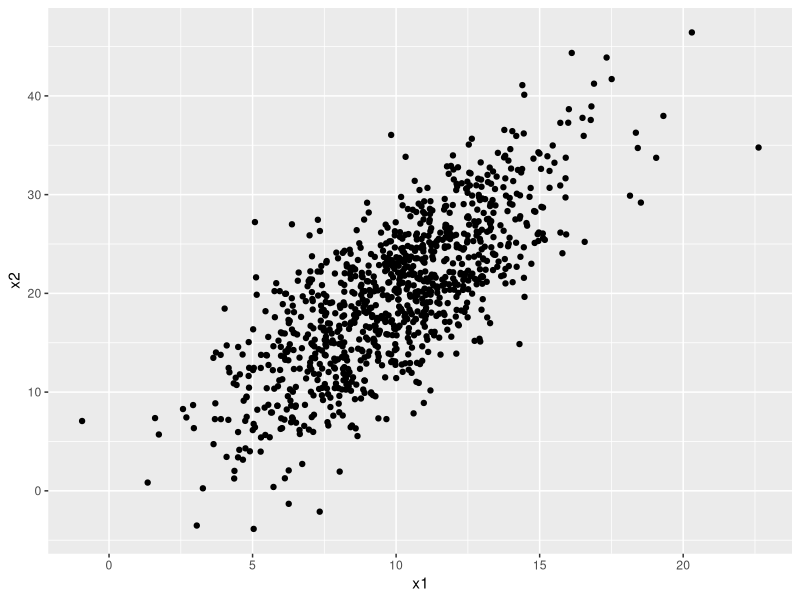
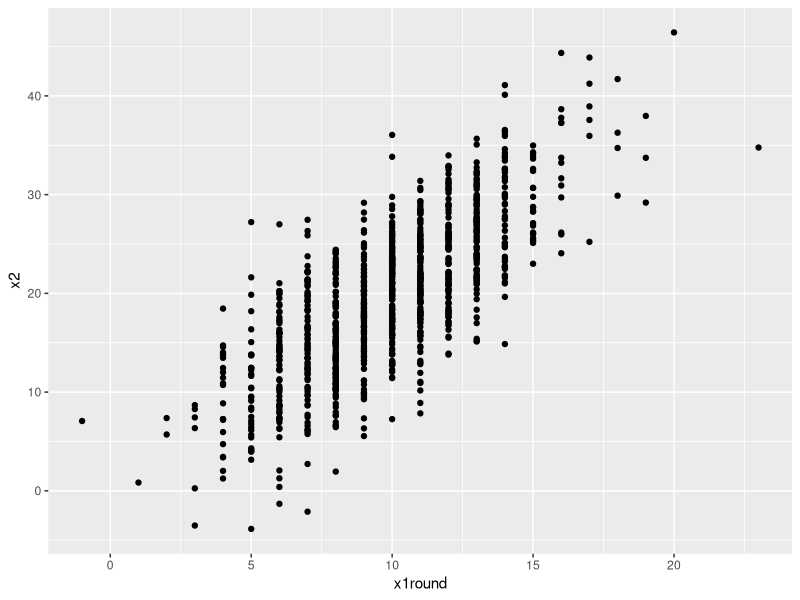
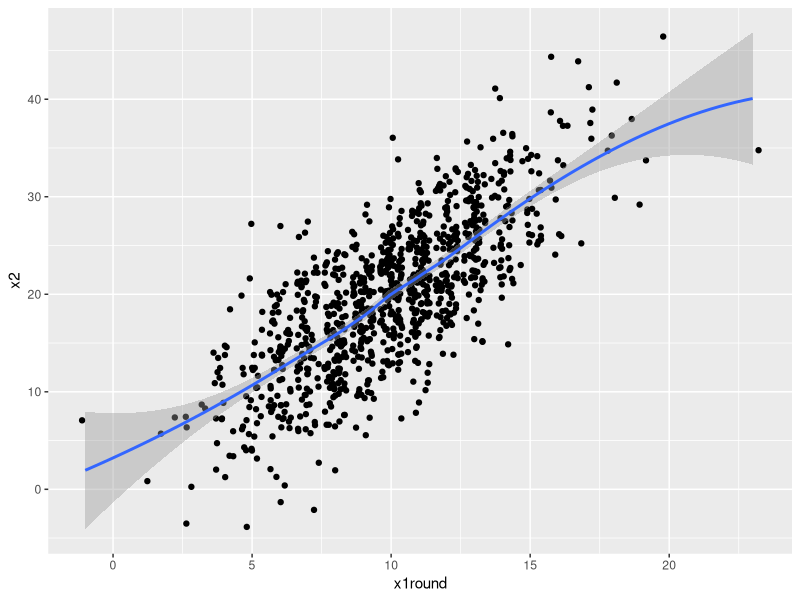

Reproduce these figures in R, in order.
require(ggplot2)

#sim data
df<-data.frame(x1=rnorm(1000,10,3))
df$x2<-2*df$x1+rnorm(1000,0,5)
df$x1round<-round(df$x1)

#plot
ggplot(df,aes(x1,x2)) + geom_point()

#imagine x1 is discrete
ggplot(df,aes(x1round,x2)) + geom_point()

#checking for linearity: jittering + loess fit
ggplot(df,aes(x1round,x2)) + geom_jitter() + geom_smooth(method="loess")
